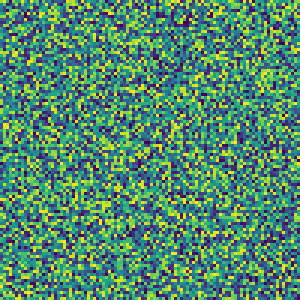
#> input picture Matplotlib/functions/runoob-test.png, 100 x 100 px (shown 3 times larger)
$ python imread.py
#> lines starting #> are read from the running program, lines starting #| are printed output that depends on the picture
"""
matplotlib.pyplot.imread(fname, format=None)
"""
import matplotlib.pyplot as plt

# 读取图像文件，下载地址：https://static.jyshare.com/images/mix/tiger.jpeg
img_array = plt.imread('runoob-test.png')
#> img_array is the input picture: shape (100, 100, 4) float32; mean R, G, B, A 0.326, 0.54, 0.427, 1
tiger = img_array/255
#print(tiger)

# 显示图像
plt.figure(figsize=(10,6))

for i in range(1,5):
    plt.subplot(2,2,i)
    x = 1 - 0.2*(i-1)
    plt.axis('off') #hide coordinate axes
    plt.title('x={:.1f}'.format(x))
    plt.imshow(tiger*x)

plt.show()
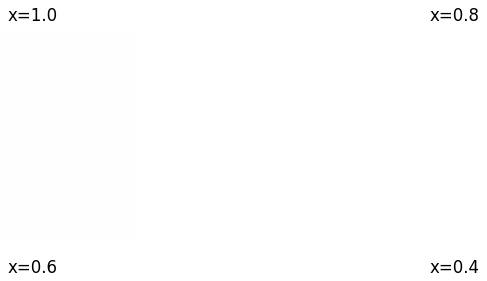
#> figure drawn by matplotlib, 4 panels
